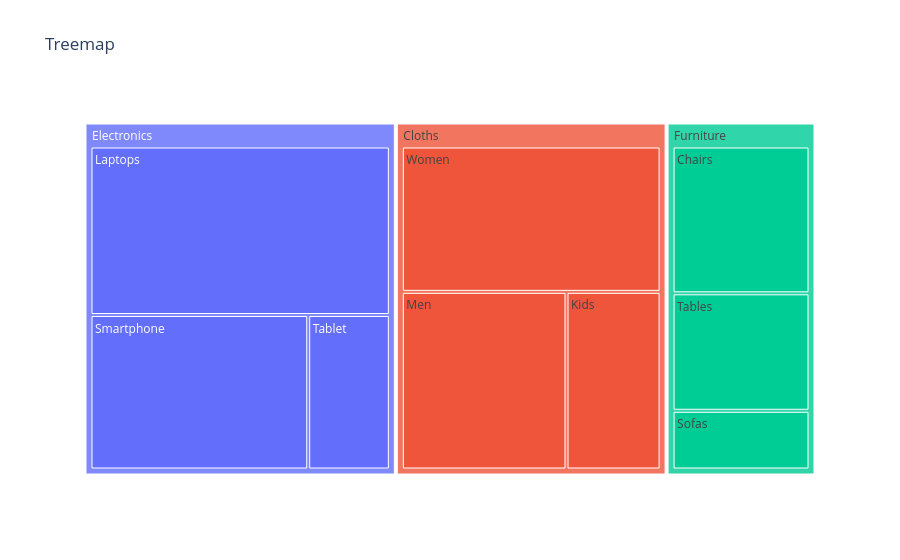

This figure's notebook cell:
### Code cell
fig = px.treemap(df2,
                 path=['Category','Subcategory'],
                 values='Values',
                 title='Treemap ')
fig.show()

### Figure 1 — Plotly figure (JSON) as saved in the notebook; plotly's stock layout.template omitted (floating-point values rounded to 4 significant figures)
{"data": [{"branchvalues": "total", "domain": {"x": [0, 1], "y": [0, 1]}, "hovertemplate": "labels=%{label}<br>Values=%{value}<br>parent=%{parent}<br>id=%{id}<extra></extra>", "ids": ["Electronics/Laptops", "Electronics/Smartphone", "Electronics/Tablet", "Furniture/Chairs", "Furniture/Tables", "Furniture/Sofas", "Cloths/Men", "Cloths/Women", "Cloths/Kids", "Electronics", "Furniture", "Cloths"], "labels": ["Laptops", "Smartphone", "Tablet", "Chairs", "Tables", "Sofas", "Men", "Women", "Kids", "Electronics", "Furniture", "Cloths"], "name": "", "parents": ["Electronics", "Electronics", "Electronics", "Furniture", "Furniture", "Furniture", "Cloths", "Cloths", "Cloths", "", "", ""], "type": "treemap", "values": [12000.0, 8000.0, 3000.0, 5000.0, 4000.0, 2000.0, 7000.0, 9000.0, 4000.0, 23000.0, 11000.0, 20000.0]}], "layout": {"legend": {"tracegroupgap": 0}, "title": {"text": "Treemap "}}}
